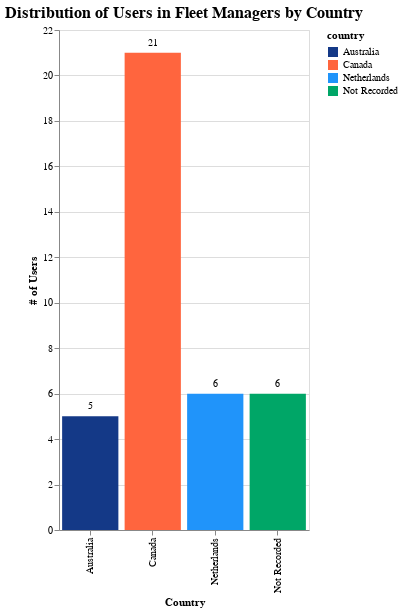

The notebook cell this image was saved under:
### Code cell
import pandas as pd
import altair as alt

# Create a custom color scale
color_scale = alt.Scale(
    domain=['Australia', 'Canada', 'Netherlands', 'Not Recorded'],
    range=['#143987', '#FF653E', '#2094FA', '#00A667']
)

excluded_internal_companies = ['zerocar', 'jason', 'fleettest1', 'fleettest2', 'antithefttesting', 'fleettesting00', 'antithefttesting2', 'antithefttesting3']

fleet_manager['country'] = fleet_manager['country'].fillna('Not Recorded')
# Get rid of all the fleet that belongs to us internally
non_internal_fleet_manager = fleet_manager[~fleet_manager['company_db'].isin(excluded_internal_companies)].copy()


# Create the bar chart for the distribution of fleet managers by country
country_base = alt.Chart(non_internal_fleet_manager).encode(
    x=alt.X('country', title='Country', axis=alt.Axis(labelFont='Avenir', titleFont='Avenir')),
    y=alt.Y('count()', title='# of Users', axis=alt.Axis(labelFont='Avenir', titleFont='Avenir'))
)

country_bars = country_base.mark_bar().encode(
    color=alt.Color('country', scale=color_scale)
)

country_text = country_base.mark_text(
    align='center',
    baseline='middle',
    dy=-10,
    font='Avenir',
    fontSize=10
).encode(
    text='count()'
)

country_chart = (country_bars + country_text).properties(
    title=alt.TitleParams(text='Distribution of Users in Fleet Managers by Country', font='Avenir', fontSize=16, anchor='middle', color='black'),
    width=250,
    height=500
)

# Display the chart
country_chart.show()
country_chart.save('Results/fleet_manager_country.png', scale_factor=3.0)

### Figure 1 — Vega-Lite specification as saved in the notebook (floating-point values rounded to 4 significant figures)
{"config": {"view": {"continuousWidth": 300, "continuousHeight": 300}}, "layer": [{"mark": {"type": "bar"}, "encoding": {"color": {"field": "country", "scale": {"domain": ["Australia", "Canada", "Netherlands", "Not Recorded"], "range": ["#143987", "#FF653E", "#2094FA", "#00A667"]}, "type": "nominal"}, "x": {"axis": {"labelFont": "Avenir", "titleFont": "Avenir"}, "field": "country", "title": "Country", "type": "nominal"}, "y": {"aggregate": "count", "axis": {"labelFont": "Avenir", "titleFont": "Avenir"}, "title": "# of Users", "type": "quantitative"}}}, {"mark": {"type": "text", "align": "center", "baseline": "middle", "dy": -10, "font": "Avenir", "fontSize": 10}, "encoding": {"text": {"aggregate": "count", "type": "quantitative"}, "x": {"axis": {"labelFont": "Avenir", "titleFont": "Avenir"}, "field": "country", "title": "Country", "type": "nominal"}, "y": {"aggregate": "count", "axis": {"labelFont": "Avenir", "titleFont": "Avenir"}, "title": "# of Users", "type": "quantitative"}}}], "data": {"name": "data-220406362d4d0af2bdbf6469dd34deb0"}, "height": 500, "title": {"text": "Distribution of Users in Fleet Managers by Country", "anchor": "middle", "color": "black", "font": "Avenir", "fontSize": 16}, "width": 250, "$schema": "https://vega.github.io/schema/vega-lite/v5.20.1.json", "datasets": {"data-220406362d4d0af2bdbf6469dd34deb0": [{"userprofile_id": 397, "user_firstname": "Lloyd", "user_lastname": "Andrukow", "user_country": "Australia", "user_gender": "Male", "postal_code": "V6B 0P9", "company_id": 2048, "company_db": "weeve_fleet_trial", "company_type": "FM", "company_city": "Montreal", "company_country": "Canada", "country": "Canada", "country_region": "Canada"}, {"userprofile_id": 2807, "user_firstname": "Léo", "user_lastname": "Bouisson", "user_country": "Canada", "user_gender": null, "postal_code": null, "company_id": 2048, "company_db": "weeve_fleet_trial", "company_type": "FM", "company_city": "Montreal", "company_country": "Canada", "country": "Canada", "country_region": "Canada"}, {"userprofile_id": 6403, "user_firstname": "Bernard", "user_lastname": "Mercier", "user_country": "Canada", "user_gender": null, "postal_code": null, "company_id": 2048, "company_db": "weeve_fleet_trial", "company_type": "FM", "company_city": "Montreal", "company_country": "Canada", "country": "Canada", "country_region": "Canada"}, {"userprofile_id": 2491, "user_firstname": "ZEVA", "user_lastname": "Support", "user_country": "Canada", "user_gender": "Male", "postal_code": "M4S1J8", "company_id": 2048, "company_db": "weeve_fleet_trial", "company_type": "FM", "company_city": "Montreal", "company_country": "Canada", "country": "Canada", "country_region": "Canada"}, {"userprofile_id": 397, "user_firstname": "Lloyd", "user_lastname": "Andrukow", "user_country": "Australia", "user_gender": "Male", "postal_code": "V6B 0P9", "company_id": 1767, "company_db": "share_evzeva_testing00", "company_type": "FM", "company_city": "Pinkenba", "company_country": "Australia", "country": "Australia", "country_region": "Australia"}, {"userprofile_id": 925, "user_firstname": "Jerry", "user_lastname": "Dou", "user_country": "Canada", "user_gender": "Other", "postal_code": "M2J0B7", "company_id": 1767, "company_db": "share_evzeva_testing00", "company_type": "FM", "company_city": "Pinkenba", "company_country": "Australia", "country": "Australia", "country_region": "Australia"}, {"userprofile_id": 2491, "user_firstname": "ZEVA", "user_lastname": "Support", "user_country": "Canada", "user_gender": "Male", "postal_code": "M4S1J8", "company_id": 1767, "company_db": "share_evzeva_testing00", "company_type": "FM", "company_city": "Pinkenba", "company_country": "Australia", "country": "Australia", "country_region": "Australia"}, {"userprofile_id": 397, "user_firstname": "Lloyd", "user_lastname": "Andrukow", "user_country": "Australia", "user_gender": "Male", "postal_code": "V6B 0P9", "company_id": 1784, "company_db": "jim_pattison_lease_fleet_trial", "company_type": "FM", "company_city": "Calgary", "company_country": "Canada", "country": "Canada", "country_region": "Canada"}, {"userprofile_id": 2546, "user_firstname": "Melinda", "user_lastname": "Boyd", "user_country": "Canada", "user_gender": null, "postal_code": null, "company_id": 1784, "company_db": "jim_pattison_lease_fleet_trial", "company_type": "FM", "company_city": "Calgary", "company_country": "Canada", "country": "Canada", "country_region": "Canada"}, {"userprofile_id": 2541, "user_firstname": "Tim", "user_lastname": "Tsao", "user_country": "Canada", "user_gender": null, "postal_code": null, "company_id": 1784, "company_db": "jim_pattison_lease_fleet_trial", "company_type": "FM", "company_city": "Calgary", "company_country": "Canada", "country": "Canada", "country_region": "Canada"}, {"userprofile_id": 2640, "user_firstname": "Jordan", "user_lastname": "Chung", "user_country": "Canada", "user_gender": null, "postal_code": null, "company_id": 1784, "company_db": "jim_pattison_lease_fleet_trial", "company_type": "FM", "company_city": "Calgary", "company_country": "Canada", "country": "Canada", "country_region": "Canada"}, {"userprofile_id": 2491, "user_firstname": "ZEVA", "user_lastname": "Support", "user_country": "Canada", "user_gender": "Male", "postal_code": "M4S1J8", "company_id": 1784, "company_db": "jim_pattison_lease_fleet_trial", "company_type": "FM", "company_city": "Calgary", "company_country": "Canada", "country": "Canada", "country_region": "Canada"}, {"userprofile_id": 925, "user_firstname": "Jerry", "user_lastname": "Dou", "user_country": "Canada", "user_gender": "Other", "postal_code": "M2J0B7", "company_id": 6799, "company_db": "mistergreentest1", "company_type": "FM", "company_city": "North York", "company_country": "Canada", "country": "Canada", "country_region": "Canada"}, {"userprofile_id": 2491, "user_firstname": "ZEVA", "user_lastname": "Support", "user_country": "Canada", "user_gender": "Male", "postal_code": "M4S1J8", "company_id": 6799, "company_db": "mistergreentest1", "company_type": "FM", "company_city": "North York", "company_country": "Canada", "country": "Canada", "country_region": "Canada"}, {"userprofile_id": 925, "user_firstname": "Jerry", "user_lastname": "Dou", "user_country": "Canada", "user_gender": "Other", "postal_code": "M2J0B7", "company_id": 6800, "company_db": "mister_green_fleet", "company_type": "FM", "company_city": "Amsterdam", "company_country": "Netherlands", "country": "Netherlands", "country_region": "Netherlands"}, {"userprofile_id": 7691, "user_firstname": "Rafael", "user_lastname": "Dalosto", "user_country": "Netherlands", "user_gender": null, "postal_code": null, "company_id": 6800, "company_db": "mister_green_fleet", "company_type": "FM", "company_city": "Amsterdam", "company_country": "Netherlands", "country": "Netherlands", "country_region": "Netherlands"}, {"userprofile_id": 7693, "user_firstname": "Kees", "user_lastname": "Roelandschap", "user_country": "Netherlands", "user_gender": null, "postal_code": null, "company_id": 6800, "company_db": "mister_green_fleet", "company_type": "FM", "company_city": "Amsterdam", "company_country": "Netherlands", "country": "Netherlands", "country_region": "Netherlands"}, {"userprofile_id": 8713, "user_firstname": "Sytse", "user_lastname": "Jongmans", "user_country": "Netherlands", "user_gender": null, "postal_code": null, "company_id": 6800, "company_db": "mister_green_fleet", "company_type": "FM", "company_city": "Amsterdam", "company_country": "Netherlands", "country": "Netherlands", "country_region": "Netherlands"}, {"userprofile_id": 2491, "user_firstname": "ZEVA", "user_lastname": "Support", "user_country": "Canada", "user_gender": "Male", "postal_code": "M4S1J8", "company_id": 6800, "company_db": "mister_green_fleet", "company_type": "FM", "company_city": "Amsterdam", "company_country": "Netherlands", "country": "Netherlands", "country_region": "Netherlands"}, {"userprofile_id": 14831, "user_firstname": "Henri", "user_lastname": "de Jong", "user_country": "Netherlands", "user_gender": null, "postal_code": null, "company_id": 6800, "company_db": "mister_green_fleet", "company_type": "FM", "company_city": "Amsterdam", "company_country": "Netherlands", "country": "Netherlands", "country_region": "Netherlands"}, {"userprofile_id": 925, "user_firstname": "Jerry", "user_lastname": "Dou", "user_country": "Canada", "user_gender": "Other", "postal_code": "M2J0B7", "company_id": 1911, "company_db": "carnex_fleet", "company_type": "FM", "company_city": "Mississauga", "company_country": "Canada", "country": "Canada", "country_region": "Canada"}, {"userprofile_id": 2491, "user_firstname": "ZEVA", "user_lastname": "Support", "user_country": "Canada", "user_gender": "Male", "postal_code": "M4S1J8", "company_id": 1911, "company_db": "carnex_fleet", "company_type": "FM", "company_city": "Mississauga", "company_country": "Canada", "country": "Canada", "country_region": "Canada"}, {"userprofile_id": 925, "user_firstname": "Jerry", "user_lastname": "Dou", "user_country": "Canada", "user_gender": "Other", "postal_code": "M2J0B7", "company_id": 3635, "company_db": "roam_trial", "company_type": "FM", "company_city": "Toronto", "company_country": "Canada", "country": "Canada", "country_region": "Canada"}, {"userprofile_id": 4426, "user_firstname": "Nicholas", "user_lastname": "Coatsworth", "user_country": "Canada", "user_gender": null, "postal_code": null, "company_id": 3635, "company_db": "roam_trial", "company_type": "FM", "company_city": "Toronto", "company_country": "Canada", "country": "Canada", "country_region": "Canada"}, {"userprofile_id": 4427, "user_firstname": "Apoorv", "user_lastname": "Gupta", "user_country": "Canada", "user_gender": null, "postal_code": null, "company_id": 3635, "company_db": "roam_trial", "company_type": "FM", "company_city": "Toronto", "company_country": "Canada", "country": "Canada", "country_region": "Canada"}, {"userprofile_id": 4489, "user_firstname": "Sanchit", "user_lastname": "Aggarwal", "user_country": "Canada", "user_gender": null, "postal_code": null, "company_id": 3635, "company_db": "roam_trial", "company_type": "FM", "company_city": "Toronto", "company_country": "Canada", "country": "Canada", "country_region": "Canada"}, {"userprofile_id": 2491, "user_firstname": "ZEVA", "user_lastname": "Support", "user_country": "Canada", "user_gender": "Male", "postal_code": "M4S1J8", "company_id": 3635, "company_db": "roam_trial", "company_type": "FM", "company_city": "Toronto", "company_country": "Canada", "country": "Canada", "country_region": "Canada"}, {"userprofile_id": 397, "user_firstname": "Lloyd", "user_lastname": "Andrukow", "user_country": "Australia", "user_gender": "Male", "postal_code": "V6B 0P9", "company_id": 5545, "company_db": "elettri_car_trial", "company_type": "FM", "company_city": null, "company_country": null, "country": "Not Recorded", "country_region": null}, {"userprofile_id": 6436, "user_firstname": "Bruno", "user_lastname": "Galvagno", "user_country": null, "user_gender": null, "postal_code": null, "company_id": 5545, "company_db": "elettri_car_trial", "company_type": "FM", "company_city": null, "company_country": null, "country": "Not Recorded", "country_region": null}, {"userprofile_id": 2491, "user_firstname": "ZEVA", "user_lastname": "Support", "user_country": "Canada", "user_gender": "Male", "postal_code": "M4S1J8", "company_id": 5545, "company_db": "elettri_car_trial", "company_type": "FM", "company_city": null, "company_country": null, "country": "Not Recorded", "country_region": null}, {"userprofile_id": 397, "user_firstname": "Lloyd", "user_lastname": "Andrukow", "user_country": "Australia", "user_gender": "Male", "postal_code": "V6B 0P9", "company_id": 8549, "company_db": "whip_smart_trial", "company_type": "FM", "company_city": null, "company_country": null, "country": "Not Recorded", "country_region": null}, {"userprofile_id": 2491, "user_firstname": "ZEVA", "user_lastname": "Support", "user_country": "Canada", "user_gender": "Male", "postal_code": "M4S1J8", "company_id": 8549, "company_db": "whip_smart_trial", "company_type": "FM", "company_city": null, "company_country": null, "country": "Not Recorded", "country_region": null}, {"userprofile_id": 925, "user_firstname": "Jerry", "user_lastname": "Dou", "user_country": "Canada", "user_gender": "Other", "postal_code": "M2J0B7", "company_id": 7127, "company_db": "mister_green_todd", "company_type": "FM", "company_city": "Victoria", "company_country": "Canada", "country": "Canada", "country_region": "Canada"}, {"userprofile_id": 8084, "user_firstname": "Todd", "user_lastname": "MacSween", "user_country": "Canada", "user_gender": null, "postal_code": null, "company_id": 7127, "company_db": "mister_green_todd", "company_type": "FM", "company_city": "Victoria", "company_country": "Canada", "country": "Canada", "country_region": "Canada"}, {"userprofile_id": 2491, "user_firstname": "ZEVA", "user_lastname": "Support", "user_country": "Canada", "user_gender": "Male", "postal_code": "M4S1J8", "company_id": 7127, "company_db": "mister_green_todd", "company_type": "FM", "company_city": "Victoria", "company_country": "Canada", "country": "Canada", "country_region": "Canada"}, {"userprofile_id": 11718, "user_firstname": "Tim", "user_lastname": "Brown", "user_country": "Australia", "user_gender": "Male", "postal_code": "4075", "company_id": 10662, "company_db": "indcomp1s7f_nz4_cjr_iu_h_xy", "company_type": "FM", "company_city": "Brisbane", "company_country": "Australia", "country": "Australia", "country_region": "Australia"}, {"userprofile_id": 2491, "user_firstname": "ZEVA", "user_lastname": "Support", "user_country": "Canada", "user_gender": "Male", "postal_code": "M4S1J8", "company_id": 10662, "company_db": "indcomp1s7f_nz4_cjr_iu_h_xy", "company_type": "FM", "company_city": "Brisbane", "company_country": "Australia", "country": "Australia", "country_region": "Australia"}, {"userprofile_id": 2491, "user_firstname": "ZEVA", "user_lastname": "Support", "user_country": "Canada", "user_gender": "Male", "postal_code": "M4S1J8", "company_id": 12112, "company_db": "indcomp587_dlt_ogb_ww3_y_hg", "company_type": "FM", "company_city": null, "company_country": null, "country": "Not Recorded", "country_region": null}]}}
